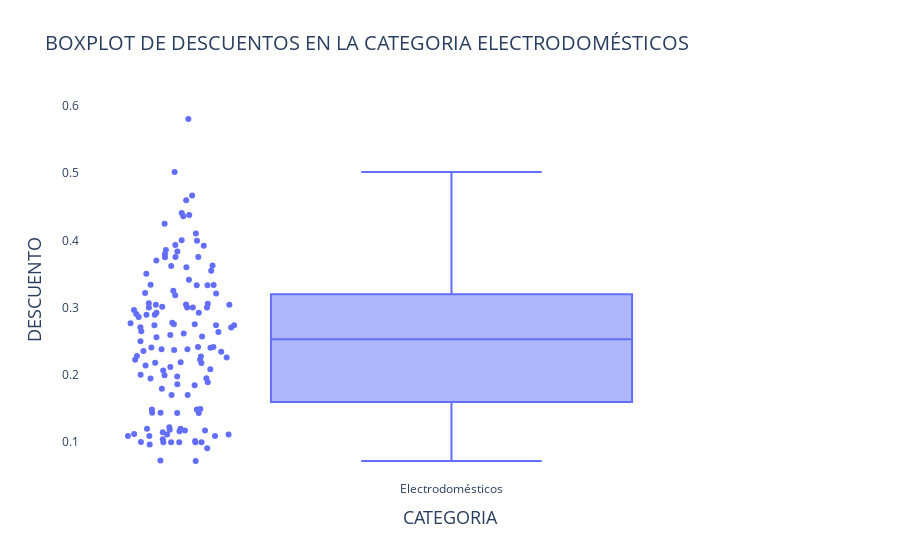

Notebook code for this chart:
### Markdown cell above
Examinemos más a fondo como se distribuyen los descuentos en esta categoría:

### Code cell
fig = px.box(products_cat, x="SEARCH_CATEGORY_NAME", y="ITEM_DISCOUNT_RATE", points="all",
             title='BOXPLOT DE DESCUENTOS EN LA CATEGORIA {}'.format(cat.upper()))
fig.update_traces(quartilemethod="exclusive")
fig.update_layout(titlefont = dict(size=20),
                  xaxis=dict(title="CATEGORIA",titlefont=dict(size=18)),
                  yaxis=dict(title="DESCUENTO",titlefont=dict(size=18)),
                  plot_bgcolor='rgb(255,255,255)')
fig.show()

### Figure 1 — Plotly figure (JSON) as saved in the notebook; plotly's stock layout.template omitted (floating-point values rounded to 4 significant figures; data arrays with more than 128 entries replaced by an {"elided": "..."} marker saying what was removed)
{"data": [{"alignmentgroup": "True", "boxpoints": "all", "hovertemplate": "SEARCH_CATEGORY_NAME=%{x}<br>ITEM_DISCOUNT_RATE=%{y}<extra></extra>", "legendgroup": "", "marker": {"color": "#636efa"}, "name": "", "notched": false, "offsetgroup": "", "orientation": "v", "quartilemethod": "exclusive", "showlegend": false, "type": "box", "x": {"elided": "132 str values"}, "x0": " ", "xaxis": "x", "y": {"elided": "132 float values"}, "y0": " ", "yaxis": "y"}], "layout": {"boxmode": "group", "legend": {"tracegroupgap": 0}, "plot_bgcolor": "rgb(255,255,255)", "title": {"font": {"size": 20}, "text": "BOXPLOT DE DESCUENTOS EN LA CATEGORIA ELECTRODOMÉSTICOS"}, "xaxis": {"anchor": "y", "domain": [0, 1], "title": {"font": {"size": 18}, "text": "CATEGORIA"}}, "yaxis": {"anchor": "x", "domain": [0, 1], "title": {"font": {"size": 18}, "text": "DESCUENTO"}}}}
